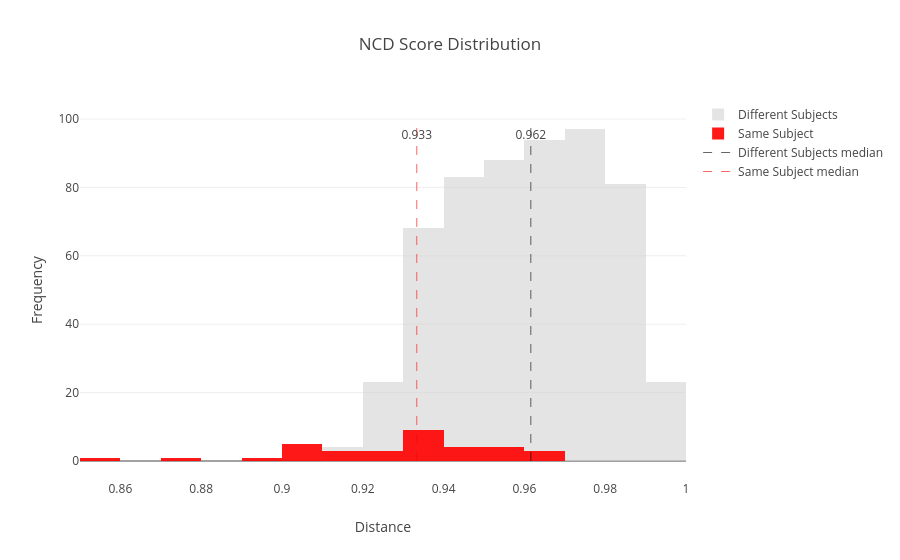

Notebook code cell kept with this figure:
### Code cell
wiki_vs_grok::histogram(&matrix)

### Figure 1 — Plotly figure (JSON) as saved in the notebook; plotly's stock layout.template omitted (floating-point values rounded to 4 significant figures; data arrays with more than 128 entries replaced by an {"elided": "..."} marker saying what was removed)
{"data": [{"marker": {"color": "lightgray"}, "name": "Different Subjects", "opacity": 0.6, "type": "histogram", "x": {"elided": "561 float values"}, "xbins": {"end": 1, "size": 0.01, "start": 0}}, {"marker": {"color": "red"}, "name": "Same Subject", "opacity": 0.9, "type": "histogram", "x": [0.9455, 0.9168, 0.9363, 0.9121, 0.8757, 0.9285, 0.9062, 0.9253, 0.9115, 0.9633, 0.9311, 0.9327, 0.9333, 0.9076, 0.9382, 0.8946, 0.9508, 0.8549, 0.9099, 0.9652, 0.9368, 0.9249, 0.9573, 0.9404, 0.9358, 0.9009, 0.9474, 0.9334, 0.908, 0.944, 0.9588, 0.9353, 0.9584, 0.9681], "xbins": {"end": 1, "size": 0.01, "start": 0}}, {"line": {"color": "black", "dash": "dash", "width": 1}, "mode": "lines", "name": "Different Subjects median", "opacity": 0.6, "type": "scatter", "x": [0.9616, 0.9616], "y": [0, 100]}, {"line": {"color": "red", "dash": "dash", "width": 1}, "mode": "lines", "name": "Same Subject median", "opacity": 0.6, "type": "scatter", "x": [0.9334, 0.9334], "y": [0, 100]}, {"marker": {"opacity": 0}, "mode": "text", "showlegend": false, "text": ["0.962"], "type": "scatter", "x": [0.9616], "y": [95]}, {"marker": {"color": "red", "opacity": 0}, "mode": "text", "showlegend": false, "text": ["0.933"], "type": "scatter", "x": [0.9334], "y": [95]}], "layout": {"barmode": "overlay", "title": {"text": "NCD Score Distribution"}, "xaxis": {"title": {"text": "Distance"}}, "yaxis": {"title": {"text": "Frequency"}}}}
